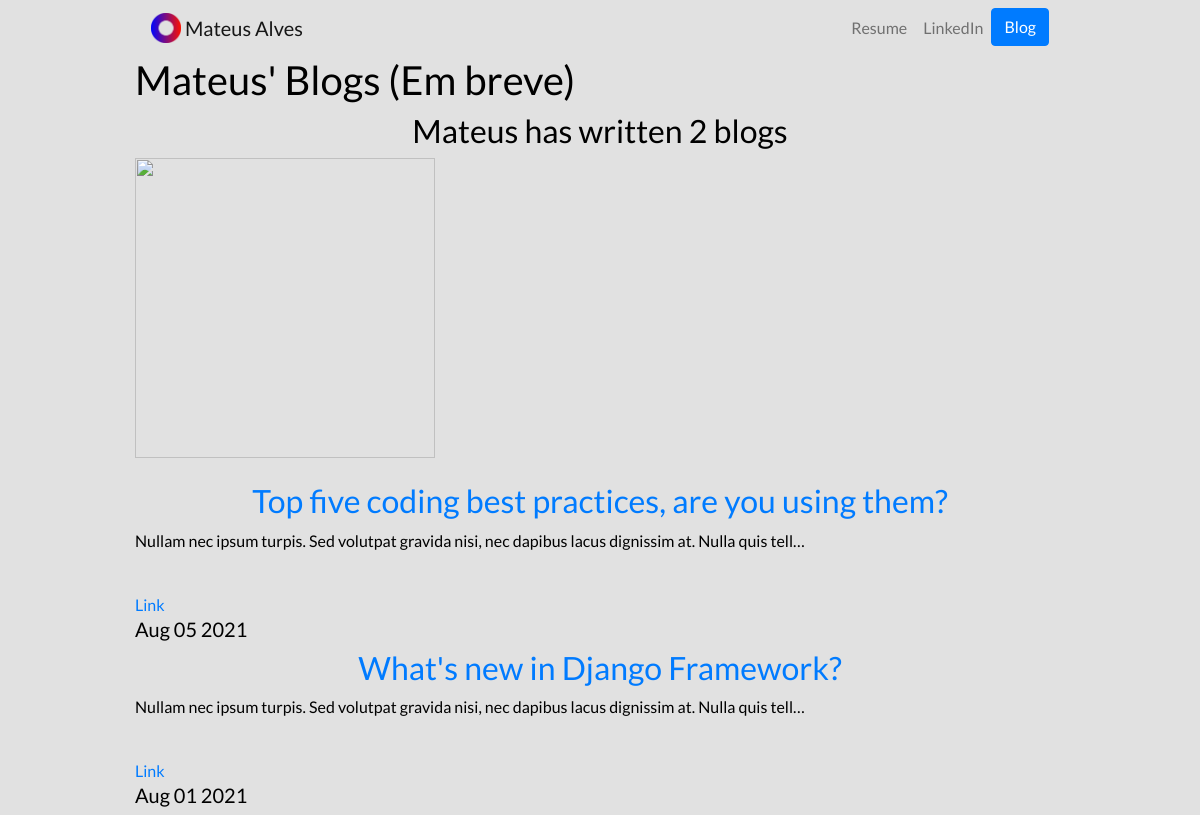
Page /blog/ on the earlier database version.
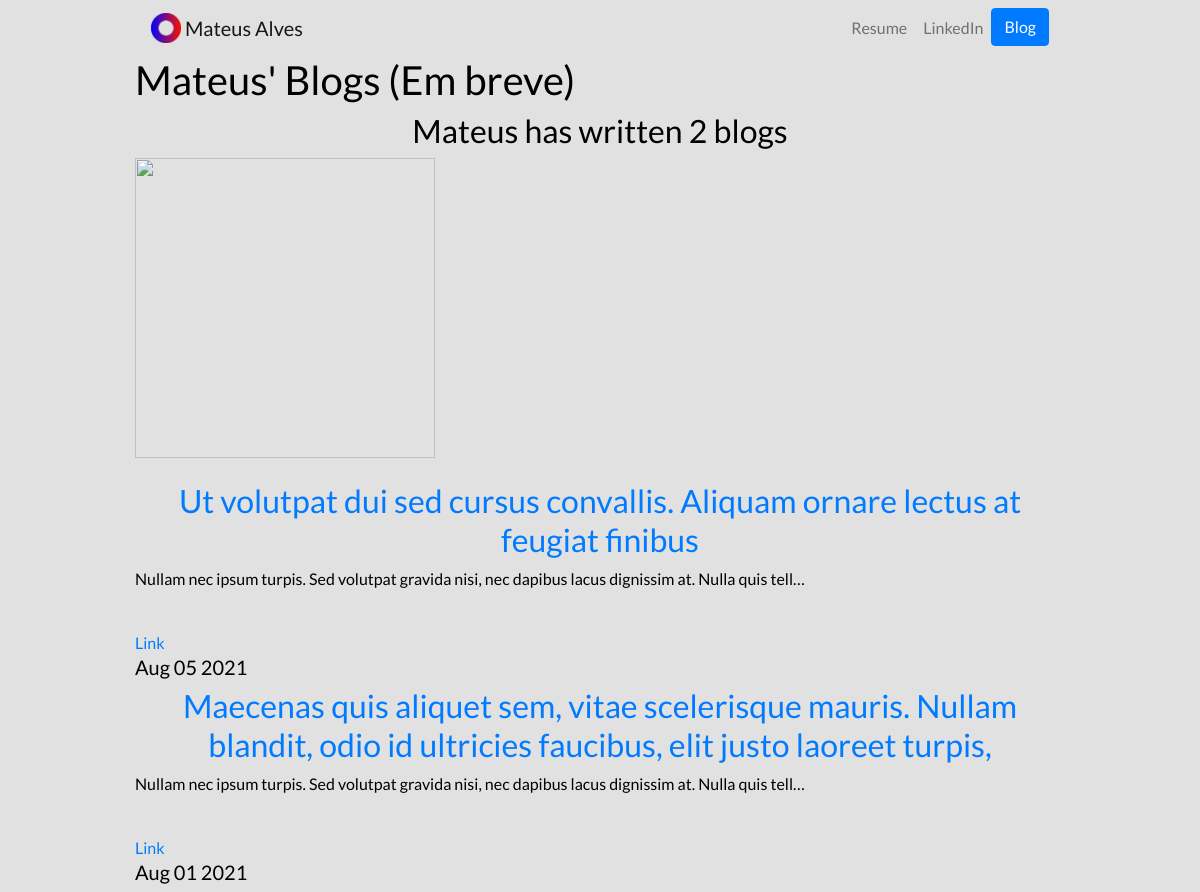
Same page on the later database version.
### blog/models.py (models this page shows, shortened)
class Blog(models.Model):
    title = models.CharField(max_length=300)
    description = models.TextField()
    date = models.DateField(default=None)
    url = models.URLField(blank=True)

### blog/views.py (the view)
# urls.py: path('', views.all_blogs, name="all_blogs"),
def all_blogs(request):
    blogs = Blog.objects.order_by('-date')
    return render(request, 'blog/all_blogs.html', {'blogs': blogs})

### blog/templates/blog/all_blogs.html
{% extends 'portfolio/base.html' %}
{% block content %}
<h1>Mateus' Blogs (Em breve)</h1>
<h2>Mateus has written {{ blogs.count}} blog{{ blogs.count|pluralize}} </h2>
{% load static %}
<img src="{% static 'portfolio/me1.png' %}" lenght="400" width="300">
<br>
<br>
{% for blog in blogs %}
<a href="{% url 'blog_app_name:detail' blog.id %}">
    <h2>{{ blog.title }}</h2>
</a>
<p>{{ blog.description|safe|truncatechars:100 }}</p>
{% if blog.url %}
<br><a href="{{  blog.url  }}">Link</a>
{% endif %}
<h5>{{ blog.date|date:'M d Y' }}</h5>
{% endfor %}
{% endblock %}

Differences in the rows shown:
changed Blog: title "Top five coding best practices, are you using them?" → "Ut volutpat dui sed cursus convallis. Aliquam ornare lectus at feugiat finibus"
changed Blog: title "What's new in Django Framework?" → "Maecenas quis aliquet sem, vitae scelerisque mauris. Nullam blandit, odio id ultricies faucibus, elit justo laoreet turpis,"
